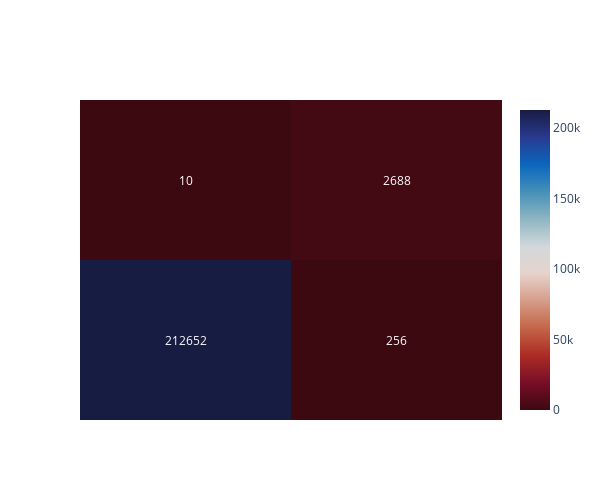

The notebook cell this image was saved under:
### Code cell
import plotly.figure_factory as ff

# drawing confusion matrix
fig = ff.create_annotated_heatmap(cm, colorscale='balance_r', showscale=True)
fig.update_layout(height=500, 
                  width=600, 
                  showlegend=True,
                 )

### Figure 1 — Plotly figure (JSON) as saved in the notebook; plotly's stock layout.template omitted (floating-point values rounded to 4 significant figures)
{"data": [{"colorscale": [[0, "rgb(60, 9, 17)"], [0.09091, "rgb(120, 14, 40)"], [0.1818, "rgb(172, 43, 36)"], [0.2727, "rgb(196, 101, 72)"], [0.3636, "rgb(213, 157, 137)"], [0.4545, "rgb(230, 210, 204)"], [0.5455, "rgb(210, 216, 219)"], [0.6364, "rgb(142, 181, 194)"], [0.7273, "rgb(69, 144, 185)"], [0.8182, "rgb(11, 102, 189)"], [0.9091, "rgb(41, 58, 143)"], [1, "rgb(23, 28, 66)"]], "reversescale": false, "showscale": true, "type": "heatmap", "z": [[212652, 256], [10, 2688]]}], "layout": {"annotations": [{"font": {"color": "#FFFFFF"}, "showarrow": false, "text": "212652", "x": 0, "xref": "x", "y": 0, "yref": "y"}, {"font": {"color": "#FFFFFF"}, "showarrow": false, "text": "256", "x": 1, "xref": "x", "y": 0, "yref": "y"}, {"font": {"color": "#FFFFFF"}, "showarrow": false, "text": "10", "x": 0, "xref": "x", "y": 1, "yref": "y"}, {"font": {"color": "#FFFFFF"}, "showarrow": false, "text": "2688", "x": 1, "xref": "x", "y": 1, "yref": "y"}], "height": 500, "showlegend": true, "width": 600, "xaxis": {"gridcolor": "rgb(0, 0, 0)", "showticklabels": false, "side": "top", "ticks": ""}, "yaxis": {"showticklabels": false, "ticks": "", "ticksuffix": "  "}}}
